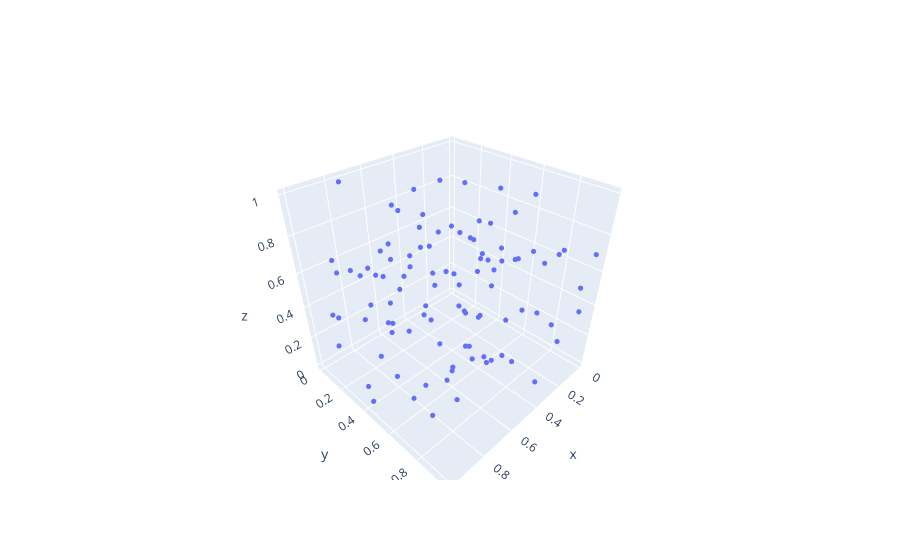

The cell this chart's notebook holds for it:
### Code cell
import open3d as o3d
import plotly.graph_objects as go
import numpy as np

# Create a random point cloud
pcd = o3d.geometry.PointCloud()
pcd.points = o3d.utility.Vector3dVector(np.random.rand(100, 3))

# Convert to NumPy array
points = np.asarray(pcd.points)

# Plot using Plotly
fig = go.Figure(data=[go.Scatter3d(
    x=points[:, 0], y=points[:, 1], z=points[:, 2],
    mode='markers',
    marker=dict(size=3)
)])
fig.show()
